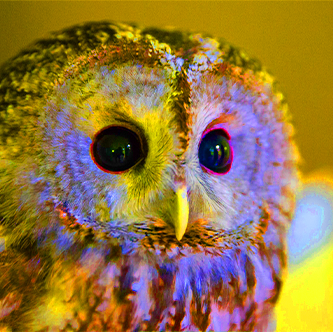
#> input picture OpenCV/lb2/img_task_1.png, 333 x 332 px, found by its file name
$ jupyter execute --allow-errors img_lab_2.ipynb
#> lines starting #> are read from the running program, lines starting #| are printed output that depends on the picture; after the words box and inside, x2 and y2 are one past the last pixel; in counts of white or black regions, pixels touching at a corner belong together
[cell 1]
import cv2
import numpy as np
from google.colab import drive
drive.mount("/content/drive")
img = cv2.imread('./drive/My Drive/VPython/img_python_labs/lab_1/img_task_1.png')
#> img is the input picture: shape (332, 333, 3); mean B, G, R 64.6, 119.7, 149.2
img[img==255]=254
#> img: shape (332, 333, 3); 5.99% of pixels changed, all inside (x1, y1, x2, y2) = (1, 28, 333, 332)
img2=img
for i in range(0,img2.shape[0]):
  for j in range(0,img2.shape[1]):
    color=img2[i,j]
    r=255-color[0]
    g=255-color[1]
    b=255-color[2]
    img2[i,j]=(r,g,b)
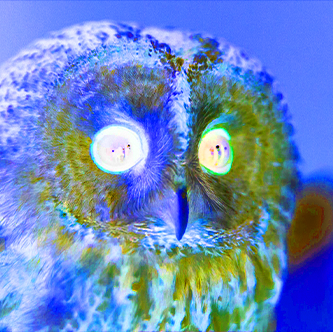
#> img2: shape (332, 333, 3); mean B, G, R 190.5, 135.3, 105.8


cv2.imwrite('./drive/My Drive/VPython/img_python_labs/lab_2/img_task_1.png',img2)
#> Out = True

[cell 2]
import cv2
import numpy as np
from google.colab import drive
drive.mount("/content/drive")
img = cv2.imread('./drive/My Drive/VPython/img_python_labs/lab_1/img_task_1.png')
img[img==255]=254
img2=img
for i in range(0,img2.shape[0]):
  for j in range(0,img2.shape[1]):
    color=img2[i,j]
    r=255*np.log(1+color[0])/np.log(256)
    g=255*np.log(1+color[1])/np.log(256)
    b=255*np.log(1+color[2])/np.log(256)
    img2[i,j]=(r,g,b)
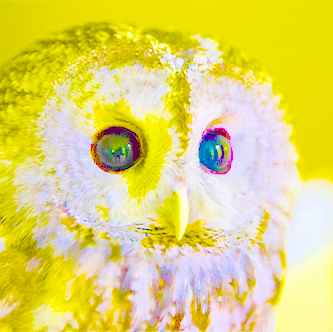
#> img2: shape (332, 333, 3); mean B, G, R 111.7, 213.6, 225


cv2.imwrite('./drive/My Drive/VPython/img_python_labs/lab_2/img_task_2.png',img2)
#> Out = True

[cell 3]
import cv2
import numpy as np
from google.colab import drive
drive.mount("/content/drive")
img = cv2.imread('./drive/My Drive/VPython/img_python_labs/lab_1/img_task_1.png')
img[img==255]=254
img2=img
y=int(input('введите степень '))
#> the answer given: 3
for i in range(0,img2.shape[0]):
  for j in range(0,img2.shape[1]):
    color=img2[i,j]
    r=color[0]**y/255**(y-1)
    g=color[1]**y/255**(y-1)
    b=color[2]**y/255**(y-1)
    img2[i,j]=(r,g,b)
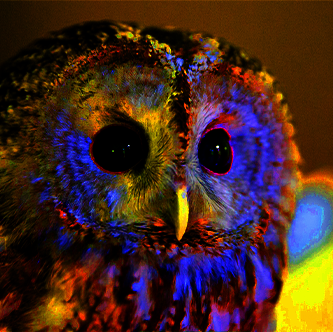
#> img2: shape (332, 333, 3); mean B, G, R 32.6, 40.5, 68


cv2.imwrite('./drive/My Drive/VPython/img_python_labs/lab_2/img_task_3.png',img2)
#> Out = True

[cell 4]
import cv2
import numpy as np
from google.colab import drive
drive.mount("/content/drive")
img = cv2.imread('./drive/My Drive/VPython/img_python_labs/lab_1/img_task_1.png')
img[img==255]=254
img2=img
r1=int(input('r1 '))
#> the answer given: 3
r2=int(input('r2 '))
#> the answer given: 3
s1=int(input('s1 '))
#> the answer given: 3
s2=int(input('s2 '))
#> the answer given: 3

$ run again, with OpenCV/lb2/img_task_11.png copied over OpenCV/lb2/img_task_1.png
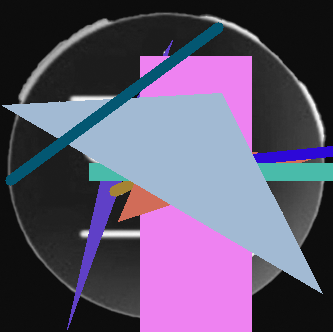
#> input picture OpenCV/lb2/img_task_11.png, 333 x 332 px, found by its file name
#> img is the input picture: shape (332, 333, 3); mean B, G, R 110.1, 84.5, 93.9
#> `cv2.imwrite('./drive/My Drive/VPython/img_python_labs/lab_2/img_task_1..`: Out = True
#> after the loop `for i in range(0,img2.shape[0]):`:
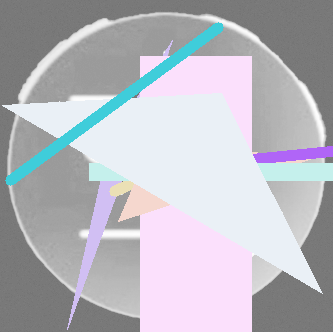
#> img2: shape (332, 333, 3); mean B, G, R 191, 183.6, 183.2
#> after the loop `for i in range(0,img2.shape[0]):`:
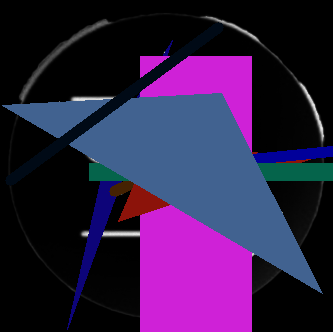
#> img2: shape (332, 333, 3); mean B, G, R 68.8, 29.3, 48.7

$ run again, with OpenCV/lb2/img_task_2.png copied over OpenCV/lb2/img_task_1.png
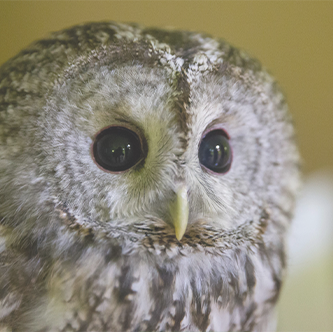
#> input picture OpenCV/lb2/img_task_2.png, 333 x 332 px, found by its file name
#> img is the input picture: shape (332, 333, 3); mean B, G, R 122.3, 138.4, 144
#> img: shape (332, 333, 3); under 0.01% of pixels changed, all inside (x1, y1, x2, y2) = (217, 146, 219, 148)
#> `cv2.imwrite('./drive/My Drive/VPython/img_python_labs/lab_2/img_task_1..`: Out = True
#> after the loop `for i in range(0,img2.shape[0]):`:
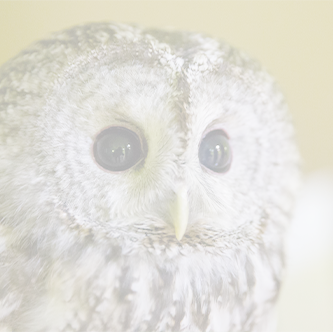
#> img2: shape (332, 333, 3); mean B, G, R 217.5, 224.8, 226.8
#> after the loop `for i in range(0,img2.shape[0]):`:
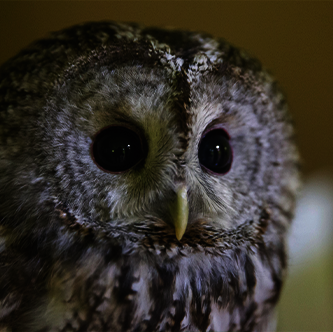
#> img2: shape (332, 333, 3); mean B, G, R 40.7, 48.8, 53.8
